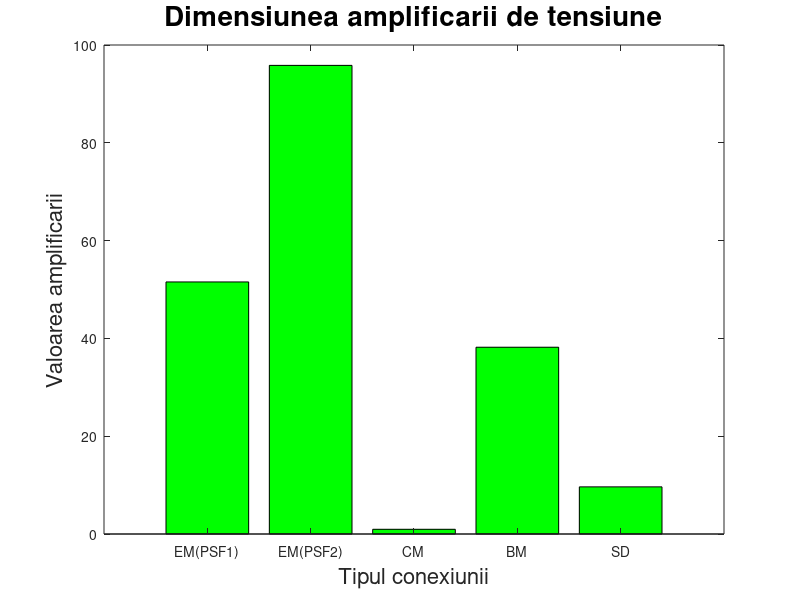
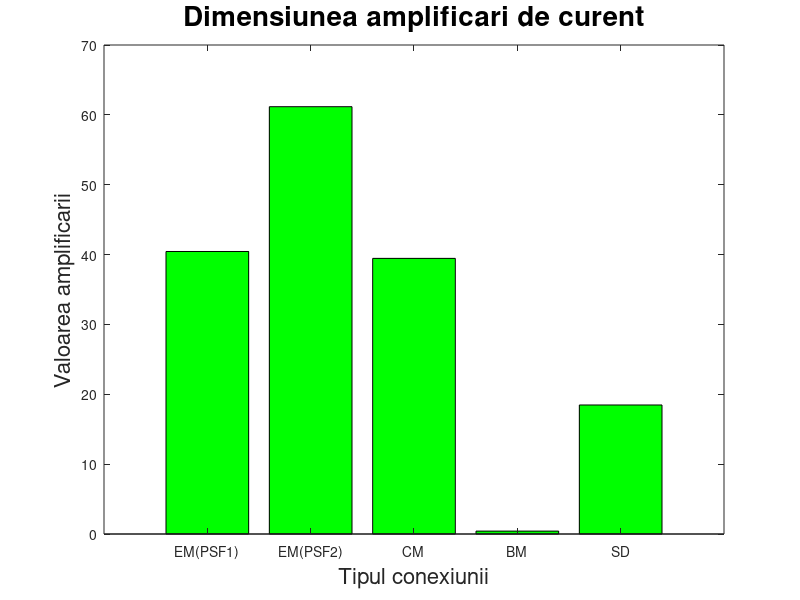
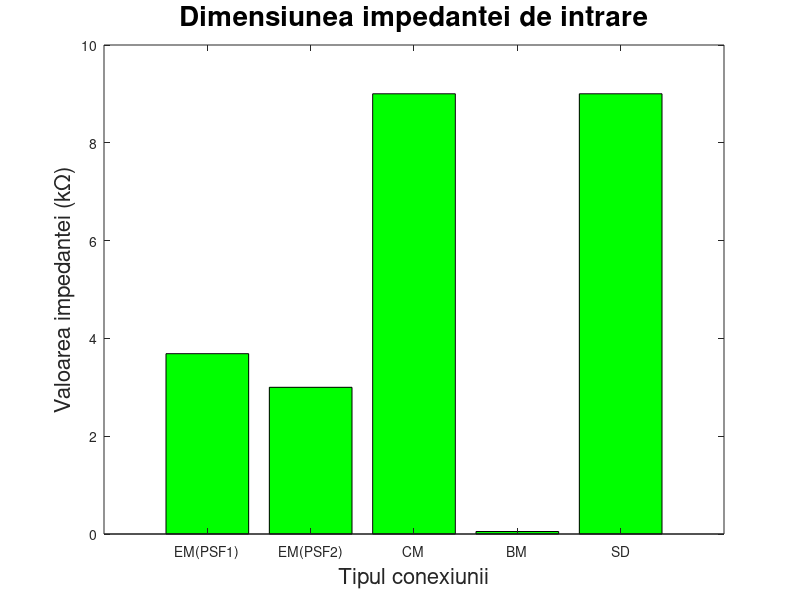
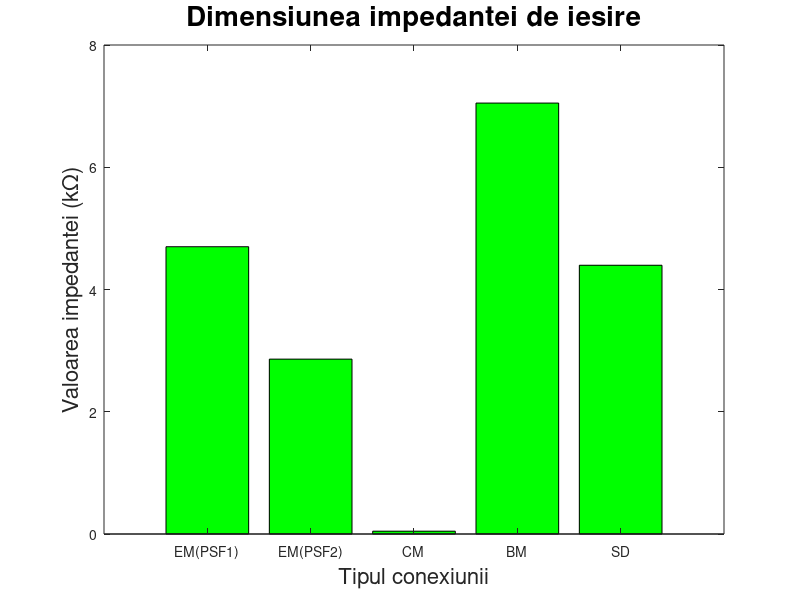

MATLAB code for these plots, in order:
function f = ref3_2()

	size = 5;
	u0 = [1.5 2.3 0.062 1.44 0.62]; # V
	ui = [29.1 24 64.3 37.7 64.3]; # mV
	u0inf = [ 3 3.7 0.075 3.6 1.2 ]; # V
	vcc = [ 10 15 15 15 15 ]; # V
	fgen = [ 3 3 3 30 3 ];
	rgen = [ 47 47 47 0.22 47 ]; # kOhm
	rsar = [  4.7 4.7 0.22 4.7 4.7]; # kOhm
	ug = [ 0.4 0.4 0.4 0.2 0.4 ]; # V
	Zo = zeros(1,size); Au = zeros(1,size); Ai = zeros(1,size); Zi = zeros(1,size);
	for i = 1:size
		Zo(i) = rsar(i) * ( u0inf(i) / u0(i) - 1);
	endfor
	Zo
	for i = 1:size
		Au(i) = u0(i) / ui(i) * 10^3;
	endfor
	Au
	for i = 1:size
		Ai(i) = (u0(i) / (ug(i) - ui(i) * 10^(-3))) * rgen(i) / rsar(i);
	endfor
	Ai
	for i = 1:size
		Zi(i) = (ui(i) / (ug(i) * 10^3 - ui(i))) * rgen(i);
	endfor
	Zi
	
	#Z0 = rsar * (u0inf / u0 - 1)
	#Au = u0 / ui
	#Ai = (u0 / (ug - ui)) * rgen / rsar
	#Zi = (ui / (ug - ui)) * rgen
		
	Nume = {"EM(PSF1)"; "EM(PSF2)"; "CM"; "BM"; "SD"};
	bar(Au,'g')
	set(gca, 'XTick', 1:5, 'XTickLabel', Nume);
	title("Dimensiunea amplificarii de tensiune",'FontSize',20)
	xlabel("Tipul conexiunii",'FontSize',16)
	ylabel("Valoarea amplificarii",'FontSize',16)
	
	figure()
	bar(Ai,'g')
	set(gca, 'XTick', 1:5, 'XTickLabel', Nume);
	title("Dimensiunea amplificari de curent",'FontSize',20)
	xlabel("Tipul conexiunii",'FontSize',16)
	ylabel("Valoarea amplificarii",'FontSize',16)
	
	text = strcat("Valoarea impedantei (k",'\Omega',")");
	
	figure()
	bar(Zi,'g')
	set(gca, 'XTick', 1:5, 'XTickLabel', Nume);
	title("Dimensiunea impedantei de intrare",'FontSize',20)
	xlabel("Tipul conexiunii",'FontSize',16)
	ylabel(text,'FontSize',16)
	
	figure()
	bar(Zo,'g')
	set(gca, 'XTick', 1:5, 'XTickLabel', Nume);
	title("Dimensiunea impedantei de iesire",'FontSize',20)
	xlabel("Tipul conexiunii",'FontSize',16)
	ylabel(text,'FontSize',16)

end
